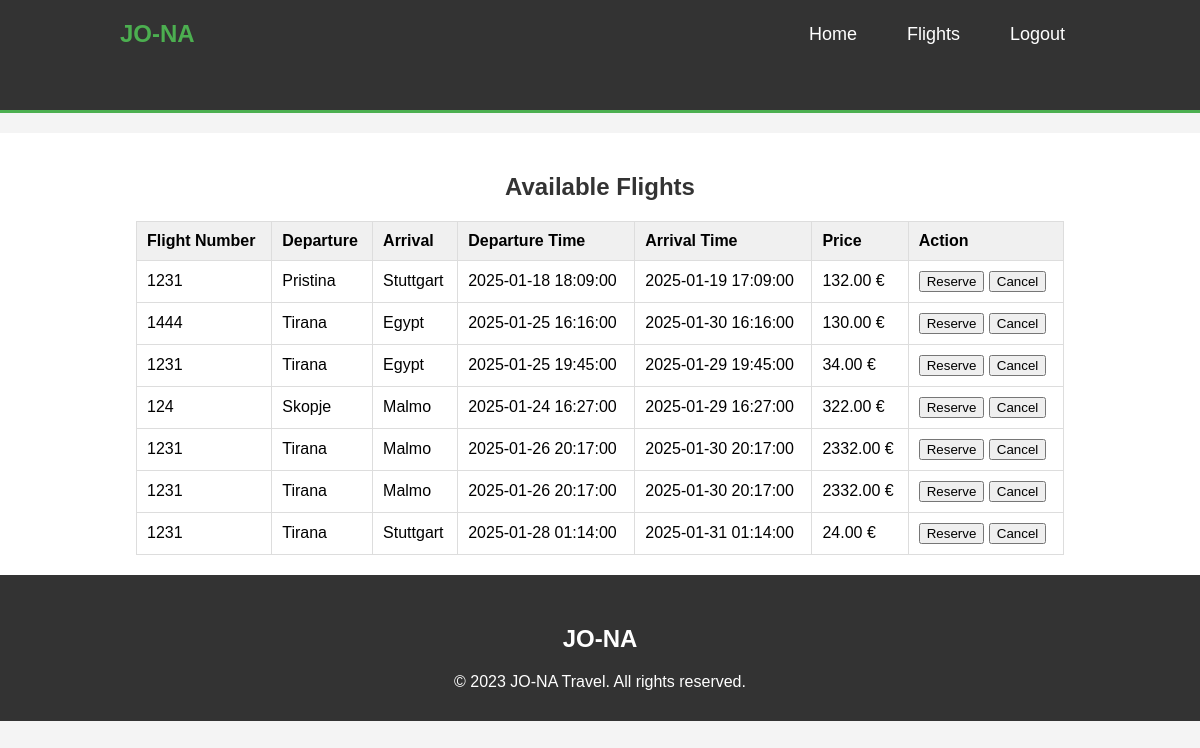
Page /Presentation.Layer/UserInterface/pages/flights.php (signed in) on the committed database.
### tables this page shows
CREATE TABLE `flights` (
  `id` int(11) NOT NULL,
  `flight_number` varchar(50) NOT NULL,
  `departure_location` varchar(100) NOT NULL,
  `arrival_location` varchar(100) NOT NULL,
  `departure_time` datetime NOT NULL,
  `arrival_time` datetime NOT NULL,
  `price` decimal(10,2) NOT NULL
);

### Presentation.Layer/UserInterface/pages/flights.php (the view, shortened to what this page needs)
<?php
include $_SERVER['DOCUMENT_ROOT'] . '/Travel_Agency/DataAccess.Layer/Config/config.php';
$flightsQuery = $conn->query("SELECT * FROM flights");
?>
<!DOCTYPE html>
<html lang="en">
<head>
    <link rel="stylesheet" href="../css/flights.css">
</head>
<body>
<section id="header">
    <div class="header container">
        <div class="nav-bar">
            <div class="brand">
                <a href="afterlogin.php"><h1>JO-NA</h1></a>
            </div>
            <ul>
                <li><a href="afterlogin.php">Home</a></li>
                <li><a href="#flights">Flights</a></li>
                <li><a href="../../../DataAccess.Layer/Config/logout.php">Logout</a></li>
                </ul>
        </div>
    </div>
</section>
<section id="flights">
    <div class="container">
        <h1>Available Flights</h1>
        <div class="flights">
            <table>
                <thead>
                    <tr>
                        <th>Flight Number</th>
                        <th>Departure</th>
                        <th>Arrival</th>
                        <th>Departure Time</th>
                        <th>Arrival Time</th>
                        <th>Price</th>
                        <th>Action</th>
                    </tr>
                </thead>
                <tbody>
                    <?php while ($row = $flightsQuery->fetch_assoc()) { ?>
                        <tr>
                            <td><?= $row['flight_number']; ?></td>
                            <td><?= $row['departure_location']; ?></td>
                            <td><?= $row['arrival_location']; ?></td>
                            <td><?= $row['departure_time']; ?></td>
                            <td><?= $row['arrival_time']; ?></td>
                            <td><?= $row['price']; ?> €</td>
                            <td>
                                <form method="POST" style="display:inline;">
                                    <button type="submit" name="action" value="reserve">Reserve</button>
                                </form>
                                <form method="POST" style="display:inline;">
                                    <button type="submit" name="action" value="cancel">Cancel</button>
                                </form>
                            </td>
                        </tr>
                    <?php } ?>
                </tbody>
            </table>
        </div>
    </div>
</section>
<section id="footer">
    <div class="footer container">
        <div class="brand">
            <h1>JO-NA</h1>
        </div>
        <p>&copy; 2023 JO-NA Travel. All rights reserved.</p>
    </div>
</section>
</body>
</html>

### Presentation.Layer/UserInterface/css/flights.css (style rules this page uses)
body { font-family: Arial, sans-serif; background-color: #f4f4f4; margin: 0; padding: 0; }
.container { width: 80%; margin: auto; overflow: hidden; }
#header { background: #333; color: #fff; padding-top: 30px; min-height: 70px; border-bottom: #bbb 1px solid; }
#header a { color: #fff; text-decoration: none; }
.nav-bar { display: flex; justify-content: space-between; align-items: center; }
#flights { background: #fff; padding: 20px; margin-top: 20px; }
#flights h1 { text-align: center; color: #333; }
table { width: 100%; margin-top: 20px; border-collapse: collapse; }
table, th, td { border: 1px solid #ddd; }
th, td { padding: 10px; text-align: left; }
th { background-color: #f0f0f0; }
#footer { background: #333; color: #fff; text-align: center; padding: 30px 0; }
#footer p { margin: 0; }
#header { background: #333; color: #fff; padding: 20px 0; border-bottom: 3px solid #4CAF50; }
#header .container { display: flex; justify-content: space-between; align-items: center; max-width: 1200px; margin: auto; padding: 0 20px; }
#header .brand h1 { font-size: 24px; font-weight: bold; color: #4CAF50; margin: 0; }
#header ul { list-style: none; display: flex; gap: 20px; margin: 0; padding: 0; }
#header ul li { font-size: 18px; }
#header ul li a { color: #fff; text-decoration: none; padding: 10px 15px; border-radius: 5px; transition: background-color 0.3s ease, color 0.3s ease; }
#header .nav-bar { display: flex; justify-content: space-between; align-items: center; width: 100%; }

### rows in the picture
flights: flight_number "1231", departure_location "Pristina", arrival_location "Stuttgart", departure_time "2025-01-18 18:09:00", arrival_time "2025-01-19 17:09:00", price "132.00"
flights: flight_number "1444", departure_location "Tirana", arrival_location "Egypt", departure_time "2025-01-25 16:16:00", arrival_time "2025-01-30 16:16:00", price "130.00"
flights: flight_number "1231", departure_location "Tirana", arrival_location "Egypt", departure_time "2025-01-25 19:45:00", arrival_time "2025-01-29 19:45:00", price "34.00"
flights: flight_number "124", departure_location "Skopje", arrival_location "Malmo", departure_time "2025-01-24 16:27:00", arrival_time "2025-01-29 16:27:00", price "322.00"
flights: flight_number "1231", departure_location "Tirana", arrival_location "Malmo", departure_time "2025-01-26 20:17:00", arrival_time "2025-01-30 20:17:00", price "2332.00"
flights: flight_number "1231", departure_location "Tirana", arrival_location "Malmo", departure_time "2025-01-26 20:17:00", arrival_time "2025-01-30 20:17:00", price "2332.00"
flights: flight_number "1231", departure_location "Tirana", arrival_location "Stuttgart", departure_time "2025-01-28 01:14:00", arrival_time "2025-01-31 01:14:00", price "24.00"
